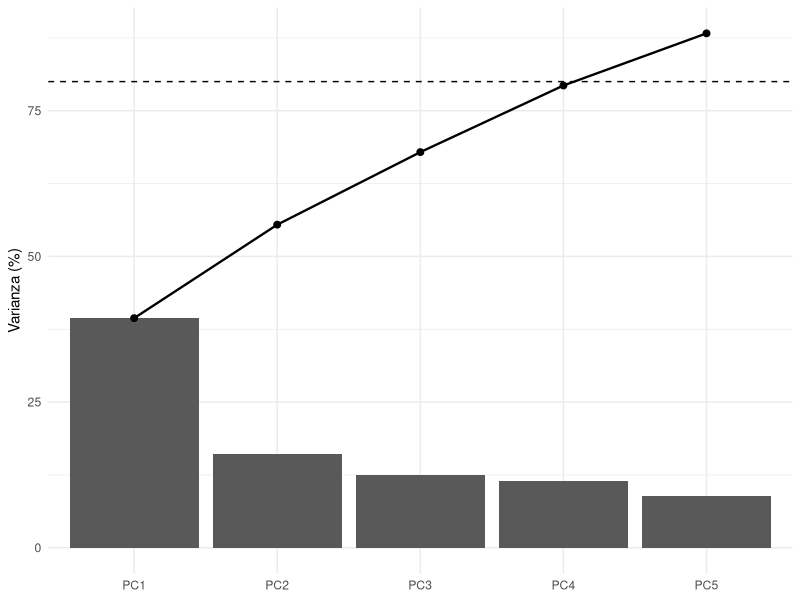
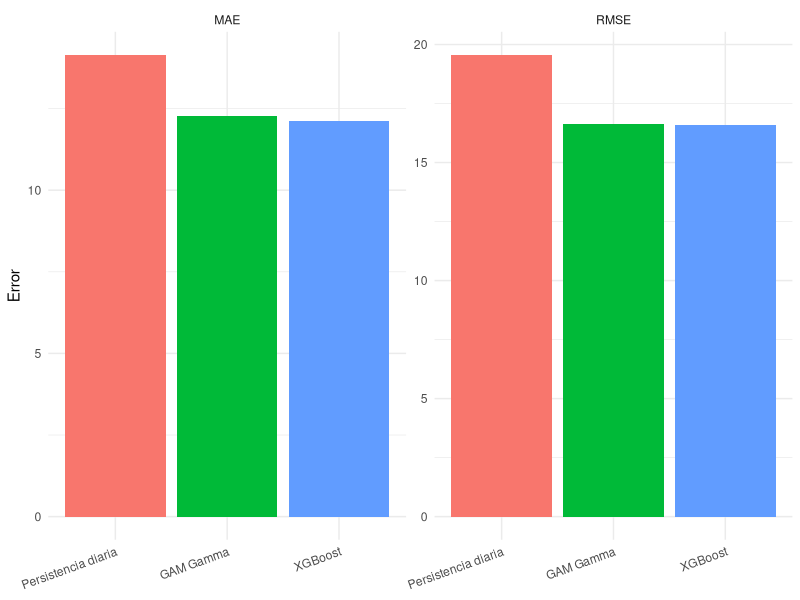

Write R code to recreate these figures, in order.
## ---- chunk 1
#| label: fig-pca-varianza
#| fig-cap: "Varianza explicada y acumulada por los primeros componentes del PCA."
#| fig-width: 7
#| fig-height: 4.2
pca_varianza <- data.frame(
  Componente = factor(paste0("PC", 1:5), levels = paste0("PC", 1:5)),
  Varianza = c(39.41, 16.05, 12.45, 11.43, 8.95),
  Acumulada = c(39.41, 55.45, 67.90, 79.33, 88.28)
)

ggplot2::ggplot(pca_varianza, ggplot2::aes(x = Componente)) +
  ggplot2::geom_col(ggplot2::aes(y = Varianza)) +
  ggplot2::geom_line(
    ggplot2::aes(y = Acumulada, group = 1),
    linewidth = 0.8
  ) +
  ggplot2::geom_point(ggplot2::aes(y = Acumulada), size = 2) +
  ggplot2::geom_hline(yintercept = 80, linetype = "dashed") +
  ggplot2::labs(
    x = NULL,
    y = "Varianza (%)"
  ) +
  ggplot2::theme_minimal()
## ---- chunk 2
#| label: fig-comparacion-final
#| fig-cap: "Comparación de MAE y RMSE entre persistencia, GAM y XGBoost sobre la muestra común de 2025."
#| fig-width: 7
#| fig-height: 4.3
comparacion_visual <- data.frame(
  Modelo = factor(
    rep(c("Persistencia diaria", "GAM Gamma", "XGBoost"), each = 2),
    levels = c("Persistencia diaria", "GAM Gamma", "XGBoost")
  ),
  Metrica = rep(c("MAE", "RMSE"), times = 3),
  Error = c(14.144, 19.561, 12.270, 16.620, 12.110, 16.579)
)

ggplot2::ggplot(
  comparacion_visual,
  ggplot2::aes(x = Modelo, y = Error, fill = Modelo)
) +
  ggplot2::geom_col(show.legend = FALSE) +
  ggplot2::facet_wrap(~Metrica, scales = "free_y") +
  ggplot2::labs(
    x = NULL,
    y = "Error"
  ) +
  ggplot2::theme_minimal() +
  ggplot2::theme(
    axis.text.x = ggplot2::element_text(angle = 20, hjust = 1)
  )
